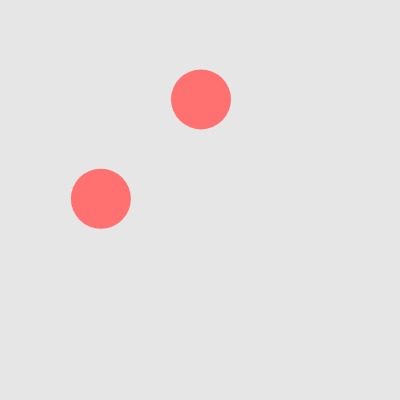
Frame 1 (no input)
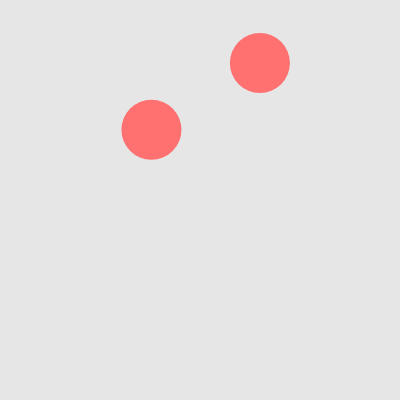
Frame 60 (no input)
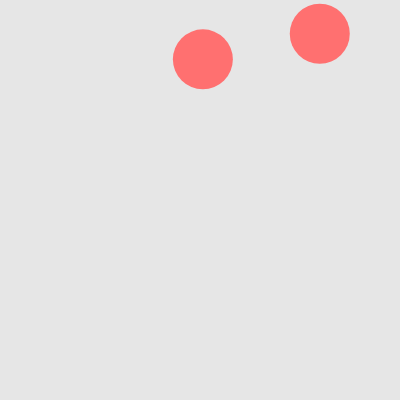
Frame 120 (the mouse pressed at the canvas centre since frame 60)

The p5.js sketch that drew these frames (run headless with seeded random() and noise() and a simulated clock; from frame 60 on, the mouse is pressed at the canvas centre):

// p5.js sketch
// ── sketch.js
// DM2008 – Activity 5a
// Colliding Circles (30 min)

let balls = [];

function setup() {
  createCanvas(400, 400);

  // Step 1: create two Ball objects
  balls.push(new Ball(100, 200));
  balls.push(new Ball(200, 100));
}

function draw() {
  background(230);

  // Step 2: update and display each ball
  for (let i = 0; i < balls.length; i++) {
    let b = balls[i];
    b.move();
    b.show();

    // Step 3: check collisions
    // Use dist() between ball centers
    // Trigger feedback (color, bounce, etc.)
    b.checkCollision(balls);
  }
}

class Ball {
  constructor(x, y) {
    this.r = 30;
    this.pos = createVector(x, y);
    this.vel = createVector(random(-2, 2), random(-2, 2));
  }

  move() {
    this.pos.add(this.vel);
    // TODO: wrap around OR bounce off edges
    // if (this.pos.x < -this.r) {this.pos.x = width + this.r;}
    // if (this.pos.x > width + this.r) {this.pos.x = -this.r;}
    // if (this.pos.y < -this.r) {this.pos.y = height + this.r;}
    // if (this.pos.y > height + this.r) {this.pos.y = -this.r;}

    if (this.pos.x - this.r <= 0 || this.pos.x + this.r >= height) {
      this.vel.x *= -1;
      this.pos.x = constrain(this.pos.x, this.r, height - this.r);
    }

    if (this.pos.y - this.r <= 0 || this.pos.y + this.r >= height) {
      this.vel.y *= -1;
      this.pos.y = constrain(this.pos.y, this.r, height - this.r);
    }
  }

  show() {
    fill(255, 112, 112);
    noStroke();
    ellipse(this.pos.x, this.pos.y, this.r * 2);
  }

  // Step 4: Add a method to checkCollision(others)
  // Use dist() and respond visually
  checkCollision(others) {
    for (let i = 0; i < others.length; i++) {
      if (others[i] !== this) {
        let other = others[i];
        let d = dist(this.pos.x, this.pos.y, other.pos.x, other.pos.y);
        if (d < this.r + other.r) {
          push();
          fill(43, 24, 219);
          stroke(207, 250, 185);
          strokeWeight(4);
          ellipse(this.pos.x, this.pos.y, this.r * 2); // highlight on collision
          pop();
        }
      }
    }
  }
}
